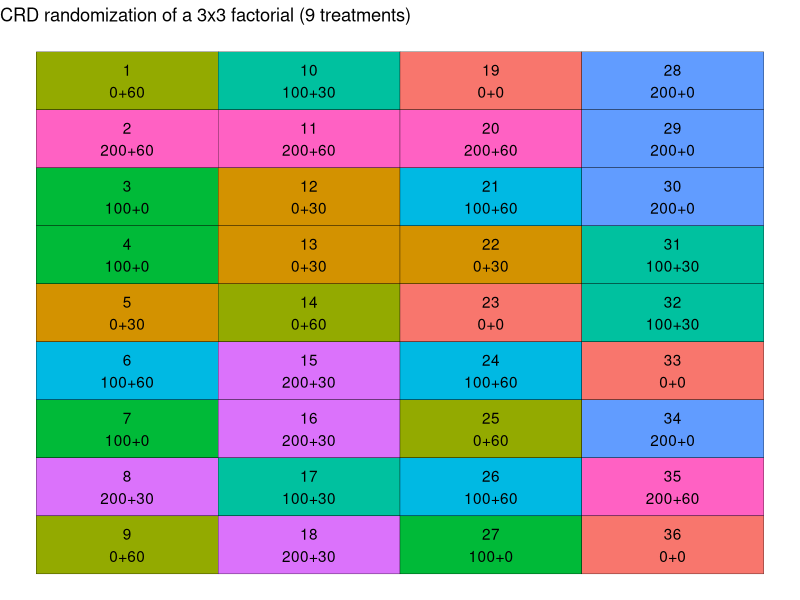
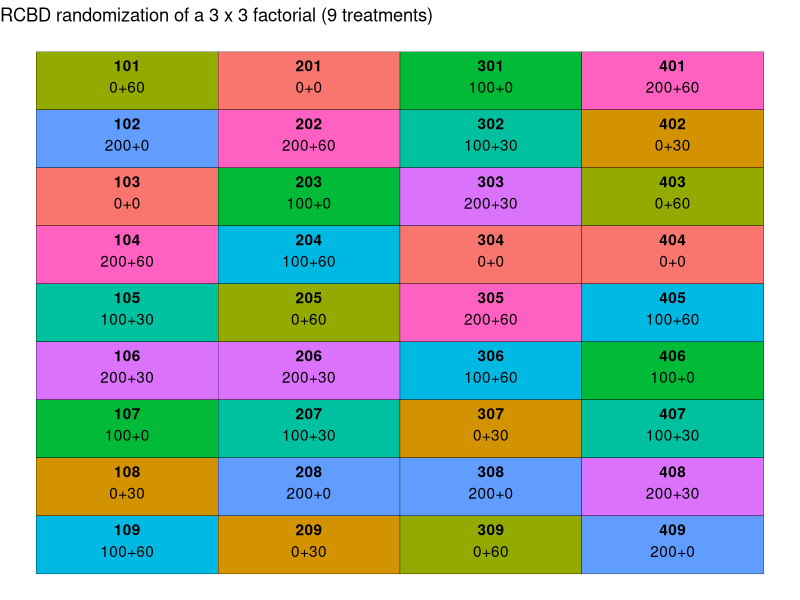

These charts were generated, in order, by the following R code: (Note: this script raises an error after producing the figures.)
## ---- chunk 1
# Loading packages
library(tidyverse) # for data wrangling and plotting
## ---- chunk 2
#all combinations ( 3 x 3 = 9 )
trts <- crossing(nrate_kgha = c(0, 100, 200),
                 krate_kgha = c(0, 30, 60)
                 ) %>%
  mutate(trtnum = 1:nrow(.)) %>%
  mutate(trtname = paste0(nrate_kgha, "+", krate_kgha))

trts
## ---- chunk 3
# Setting seed to get same randomization result every time
set.seed(930) # I can choose any number I want

crd_rand <- crossing(trtname = trts$trtname,
                      rep = 1:4
                      ) %>%
  
  # Since plots are organized without a structure, let's number them 1 through 36
  mutate(plot = 1:nrow(.)) %>%
  
  # Randomizing trtname to plots, without restrictions 
  mutate(plot = sample(plot)) %>%
  arrange(plot)

crd_rand
## ---- chunk 4
crd_layout <- crd_rand %>% 
  # Defining number of rows and columns in the field for plotting purposes
  mutate(row = rep(1:4, each = 9)) %>%
  mutate(col = rep(seq(from = 1,
                   to = 9,
                   by = 1), times = 4
                   )) %>%
  # Creating plot and trtname labels for plotting
  mutate(lab = paste0(plot, "\n", trtname))

crd_layout
## ---- chunk 5
ggplot(data = crd_layout,
       aes(x = row, y = -col)) +
  geom_tile(aes(fill = trtname),
            color = "black",
            show.legend = F
            ) +
  geom_text(aes(label = lab), vjust = 0.5) +
  labs(title = "CRD randomization of a 3x3 factorial (9 treatments)") +
  theme_void()

## ---- chunk 6
# Setting seed to get same randomization result every time
set.seed(930)

rcbd_rand <- crossing(trtname = trts$trtname,
                      rep = 1:4
                      ) %>%
  arrange(rep) %>% 
  group_by(rep) %>%
  mutate(trtname = sample(trtname)) %>%
  mutate(plot = (rep*100) + 1:9) %>%
  ungroup()

rcbd_rand
## ---- chunk 7
rcbd_rand %>%
  group_by(rep, trtname) %>%
  tally() %>%
  filter(n > 1)
## ---- chunk 8
rcbd_layout <- rcbd_rand %>%
  # Defining number of rows and columns in the field for plotting purposes
  mutate(row = rep(1:4, each = 9)) %>%
  mutate(col = rep(seq(from = 1, 
                       to = 9, #total number of treatments, 
                       by = 1), 
                   times = 4 #total number of blocks
  )) %>%
  # Creating plot and trtname labels for plotting
  mutate(lab = paste0(plot, "\n", trtname))

rcbd_layout
## ---- chunk 9
ggplot(data = rcbd_layout, aes(x = row, 
                               y = -col))+
  geom_tile(aes(fill = trtname),
            color = "black",
            show.legend = F
  )+
  geom_text(aes(label = plot), fontface = "bold", vjust = -.8)+
  geom_text(aes(label = trtname), vjust = 1)+
  labs(title = "RCBD randomization of a 3 x 3 factorial (9 treatments)") +
  theme_void()

## ---- chunk 10
rcbd_rand %>%
  # Retrieving other information contained in trts
  left_join(trts) %>%
  # Rearranging columns  
  dplyr::select(plot, rep, trtname, trtnum, 
                nrate_kgha, krate_kgha
                ) %>%
  write_csv("../output/rcbd_randomization_table.csv")

## ---- chunk 11
ggsave("../output/rcbd_layoutmap.png",
       width = 6,
       height = 4,
       bg = "white")
